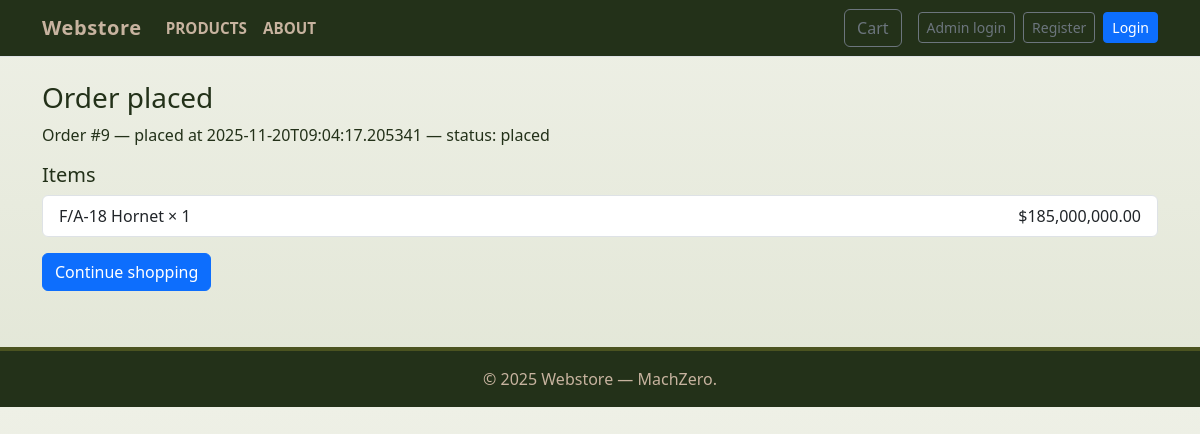
The app's page /order/success/9, older data.
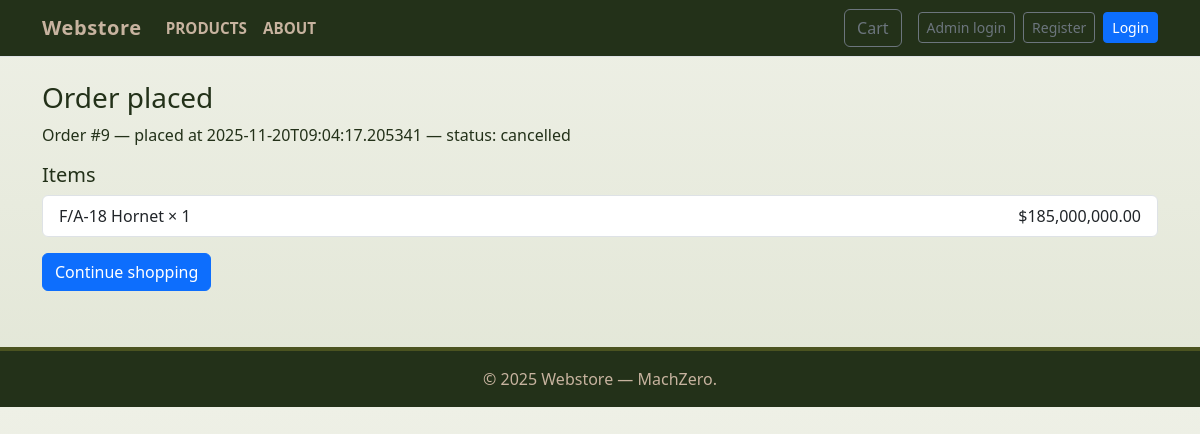
The same page, newer data.
### tables this page shows
CREATE TABLE orders (
        id INTEGER PRIMARY KEY,
        customer_id INTEGER NOT NULL,
        total REAL NOT NULL,
        status TEXT NOT NULL,
        created_at TEXT NOT NULL, agency TEXT, authorized_officer TEXT, official_email TEXT, position_clearance TEXT, contact_number TEXT, po_number TEXT, contract_reference TEXT, funding_source TEXT, auth_doc TEXT, vendor_id TEXT, end_user_cert TEXT, export_license_status TEXT, delivery_location TEXT, required_delivery_date TEXT, payment_method TEXT, declaration_agreed INTEGER, digital_signature TEXT,
        FOREIGN KEY(customer_id) REFERENCES customers(id) ON DELETE CASCADE
    );

### app.py (the view)
@app.route("/order/success/<int:order_id>")
def order_success(order_id):
    db = get_db()
    order = db.execute("SELECT o.id, o.total, o.status, o.created_at, c.name, c.email FROM orders o LEFT JOIN customers c ON o.customer_id = c.id WHERE o.id = ?", (order_id,)).fetchone()
    items = db.execute("SELECT oi.quantity, oi.unit_price, p.name FROM order_items oi JOIN products p ON oi.product_id = p.id WHERE oi.order_id = ?", (order_id,)).fetchall()
    return render_template("order_success.html", order=order, items=items)

### app.py (called while the page is built, shortened)
def get_db():
    if 'db' not in g:
        conn = sqlite3.connect(DB_PATH)
        conn.row_factory = sqlite3.Row
        conn.execute("PRAGMA foreign_keys = ON;")
        g.db = conn
    return g.db

@app.context_processor
def inject_cart_count():
    cart = session.get("cart", {}) if session is not None else {}
    try:
        count = sum(int(v) for v in cart.values()) if cart else 0
    except Exception:
        count = 0
    return {"cart_count": count}

@app.before_request
def enforce_session_timeout():
    if request.path.startswith(("/static", "/sw.js", "/favicon.ico", "/admin/debug", "/admin/uploads")):
        return
    now_ts = datetime.now(timezone.utc).timestamp()
    last = session.get("last_active")
    timeout_secs = SESSION_TIMEOUT_MINUTES * 60
    created = session.get("created_at")
    if session.get("customer_id") or session.get("is_admin"):
        session["last_active"] = now_ts
        if "created_at" not in session:
            session["created_at"] = now_ts

### templates/order_success.html (shortened to what this page needs)
<!doctype html>
<html lang="en">
<head>
  <link href="https://cdn.jsdelivr.net/npm/bootstrap@5.3.0/dist/css/bootstrap.min.css" rel="stylesheet">
  <link rel="stylesheet" href="{{ url_for('static', filename='css/styles.css') }}">
</head>
<body>
  {% include 'navbar.html' %}
  <div class="container py-4">
    <h3>Order placed</h3>
    <p>Order #{{ order.id }} — placed at {{ order.created_at }} — status: {{ order.status }}</p>
    <h5>Items</h5>
    <ul class="list-group mb-3">
      {% for it in items %}
      <li class="list-group-item d-flex justify-content-between">
        <div>{{ it["name"] }} × {{ it["quantity"] }}</div>
        <div>${{ "{:,.2f}".format(it["unit_price"] * it["quantity"]) }}</div>
      </li>
      {% endfor %}
    </ul>
    <a href="{{ url_for('products') }}" class="btn btn-primary">Continue shopping</a>
  </div>
</body>
<footer>
  <div class="container">
    &copy; {{ 2025 }} Webstore — MachZero.
  </div>
</footer>
</html>

Row changes from the older to the newer data that the page shows:
changed orders id 9: status "placed" → "cancelled"
